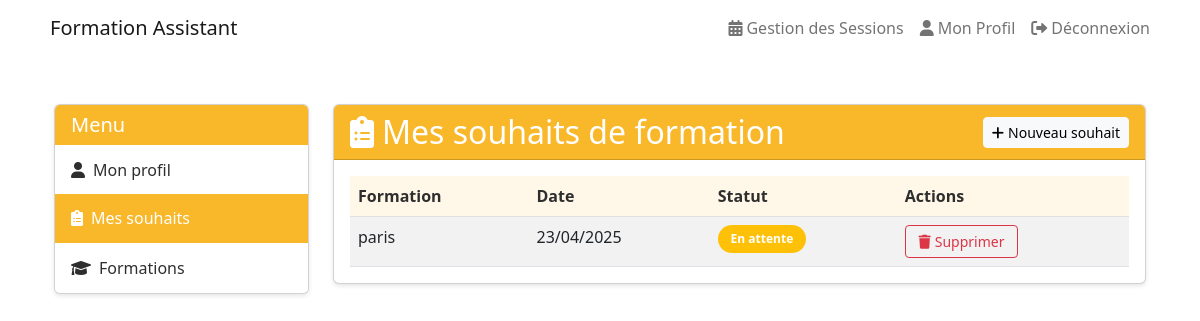
Screenshot of /wishes/ (signed in) with the database file from the repository.
### core/models.py (models this page shows, shortened)
class TrainingWish(models.Model):
    user = models.ForeignKey(User, on_delete=models.CASCADE, verbose_name="Utilisateur")
    formation = models.ForeignKey(Formation, on_delete=models.CASCADE, verbose_name="Formation")
    session = models.ForeignKey('Session', on_delete=models.SET_NULL, null=True, blank=True, related_name='training_wishes', verbose_name="Session associée")
    created_at = models.DateTimeField(auto_now_add=True, verbose_name="Date de création")
    notes = models.TextField(blank=True, verbose_name="Notes")
    class Meta:
        verbose_name = "Souhait de formation"
        verbose_name_plural = "Souhaits de formation"
        unique_together = ['user', 'formation']
        ordering = ['-created_at']

class Formation(models.Model):
    FORMATION_TYPES = [
        ('initial', 'Formation Initiale'),
        ('continue', 'Formation Continue'),
        ('specialisation', 'Formation Spécialisation'),
    ]
    name = models.CharField(max_length=255, verbose_name="Nom de la formation")
    code_iperia = models.CharField(max_length=50, unique=True, verbose_name="Code IPERIA")
    description = models.TextField(verbose_name="Description")
    duration = models.IntegerField(help_text="Durée en heures", validators=[MinValueValidator(1)], verbose_name="Durée")
    image = models.ImageField(upload_to='formations/images/', null=True, blank=True, verbose_name="Image")
    program_file = models.FileField(upload_to='programs/', null=True, blank=True, verbose_name="Programme détaillé")
    created_at = models.DateTimeField(auto_now_add=True, verbose_name="Date de création")
    updated_at = models.DateTimeField(auto_now=True, verbose_name="Date de mise à jour")
    type = models.CharField(max_length=20, choices=FORMATION_TYPES, default='initial', verbose_name="Type de formation")
    is_presentiel = models.BooleanField(default=True, verbose_name="Présentiel")
    is_distanciel = models.BooleanField(default=False, verbose_name="Distanciel")
    is_asynchrone = models.BooleanField(default=False, verbose_name="Asynchrone")
    is_active = models.BooleanField(default=True, verbose_name="Formation active")
    city = models.CharField(max_length=100, null=True, blank=True, verbose_name="Ville")
    code_postal = models.CharField(max_length=10, null=True, blank=True, verbose_name="Code postal")
    latitude = models.FloatField(null=True, blank=True)
    longitude = models.FloatField(null=True, blank=True)
    class Meta:
        verbose_name = "Formation"
        verbose_name_plural = "Formations"
        ordering = ['name']

### core/views.py (the view)
# urls.py: path('wishes/', views.user_wishes, name='user_wishes'),
@login_required
def user_wishes(request):
    wishes = TrainingWish.objects.filter(user=request.user).order_by('-created_at')
    formations = Formation.objects.filter(is_active=True)
    if request.method == 'POST':
        form = TrainingWishForm(request.POST)
        if form.is_valid():
            existing_wish = TrainingWish.objects.filter(
                user=request.user,
                formation=form.cleaned_data['formation']
            ).exists()
            if existing_wish:
                messages.warning(request, 'Vous avez déjà un souhait pour cette formation.')
            else:
                wish = form.save(commit=False)
                wish.user = request.user
                try:
                    wish.save()
                    messages.success(request, 'Votre souhait de formation a été enregistré.')
                    return redirect('core:user_wishes')
                except IntegrityError:
                    messages.error(request, 'Vous avez déjà exprimé un souhait pour cette formation.')
    else:
        form = TrainingWishForm()
    context = {
        'wishes': wishes,
        'form': form,
        'formations': formations
    }
    return render(request, 'core/user_wishes.html', context)

### core/context_processors.py (called while the page is built)
def unread_notifications(request):
    if request.user.is_authenticated:
        return {
            'unread_notifications_count': request.user.notifications.filter(is_read=False).count()
        }
    return {}

### core/templates/core/user_wishes.html (shortened to what this page needs)
{% extends '../base.html' %}
{% load static %}
{% block content %}
<div class="container-fluid py-4">
    <div class="row">
        <div class="col-md-3">
            <div class="card wish-menu-card">
                <div class="card-header bg-primary text-white d-flex justify-content-between align-items-center">
                    <h5 class="mb-0">Menu</h5>
                </div>
                <div class="list-group list-group-flush">
                    <a href="{% url 'core:profile' %}" class="list-group-item list-group-item-action">
                        <i class="fas fa-user me-2"></i>Mon profil
                    </a>
                    <a href="{% url 'core:user_wishes' %}" class="list-group-item list-group-item-action active">
                        <i class="fas fa-clipboard-list me-2"></i>Mes souhaits
                    </a>
                    <a href="{% url 'core:formation_list' %}" class="list-group-item list-group-item-action">
                        <i class="fas fa-graduation-cap me-2"></i>Formations
                    </a>
                </div>
            </div>
        </div>
        <div class="col-md-9">
            <div class="card wish-content-card">
                <div class="card-header bg-primary text-white d-flex justify-content-between align-items-center">
                    <h2 class="mb-0">
                        <i class="fas fa-clipboard-list me-2"></i>Mes souhaits de formation
                    </h2>
                    <button type="button" class="btn btn-light btn-sm" data-bs-toggle="modal" data-bs-target="#addWishModal">
                        <i class="fas fa-plus me-1"></i>Nouveau souhait
                    </button>
                </div>
                <div class="card-body">
                    {% if wishes %}
                        <div class="table-responsive">
                            <table class="table table-striped table-hover wish-table">
                                <thead class="table-light">
                                    <tr>
                                        <th>Formation</th>
                                        <th>Date</th>
                                        <th>Statut</th>
                                        <th>Actions</th>
                                    </tr>
                                </thead>
                                <tbody>
                                {% for wish in wishes %}
                                    <tr>
                                        <td>{{ wish.formation.name }}</td>
                                        <td>{{ wish.created_at|date:"d/m/Y" }}</td>
                                        <td>
                                            {% if wish.session %}
                                                <span class="badge bg-success wish-badge">Assigné</span>
                                            {% else %}
                                                <span class="badge bg-warning wish-badge">En attente</span>
                                            {% endif %}
                                        </td>
                                        <td>
                                            <div class="btn-group btn-group-sm wish-actions" role="group">
                                                {% if not wish.session %}
                                                    <button class="btn btn-outline-danger delete-wish" data-wish-id="{{ wish.id }}">
                                                        <i class="fas fa-trash me-1"></i>Supprimer
                                                    </button>
                                                {% endif %}
                                            </div>
                                        </td>
                                    </tr>
                                {% endfor %}
                                </tbody>
                            </table>
                        </div>
                    {% else %}
                        <div class="alert alert-info">
                            Vous n'avez pas encore de souhaits de formation.
                        </div>
                    {% endif %}
                </div>
            </div>
        </div>
    </div>
</div>
{% endblock %}

### core/templates/core/user_wishes.html (style rules this page uses)
:root { --primary-color: #F9B72A; --secondary-color: #2E2E2E; --background-color: #ffffff; --text-color: #141414; --hover-color: #fccc64; --border-radius: 8px; }
.wish-menu-card { box-shadow: 0 2px 4px rgba(0,0,0,0.1); margin-bottom: 1rem; }
.wish-menu-card .card-header { background-color: var(--primary-color) !important; color: white !important; border-bottom: none; }
.wish-menu-card .list-group-item { border: none; padding: 0.8rem 1rem; color: var(--secondary-color); transition: all 0.3s ease; }
.wish-menu-card .list-group-item.active { background-color: var(--primary-color); border-color: var(--primary-color); color: white; }
.wish-content-card { box-shadow: 0 2px 4px rgba(0,0,0,0.1); }
.wish-content-card .card-header { background-color: var(--primary-color) !important; color: white !important; }
.wish-table { margin-bottom: 0; }
.wish-table th { border-top: none; background-color: rgba(249, 183, 42, 0.1); color: var(--secondary-color); }
.wish-badge { padding: 0.5rem 0.8rem; border-radius: 20px; }
.wish-actions .btn { padding: 0.3rem 0.8rem; }

### rows the page displays
TrainingWish: formation.name "paris", created_at "23/04/2025", shows "En attente"
